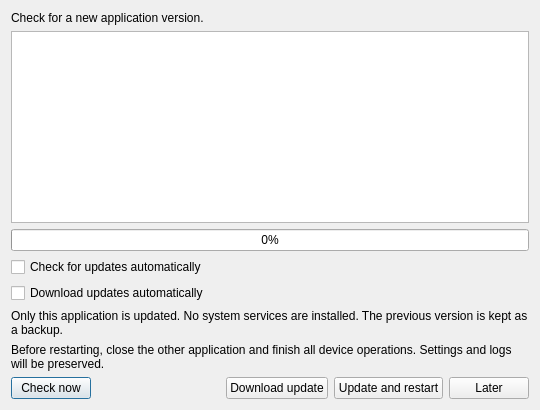
<?xml version="1.0" encoding="UTF-8"?>
<ui version="4.0">
 <class>TSSUpdateDialog</class>
 <widget class="QDialog" name="TSSUpdateDialog">
  <property name="windowTitle"><string>Application updates</string></property>
  <property name="minimumSize"><size><width>540</width><height>360</height></size></property>
  <layout class="QVBoxLayout" name="layout">
   <item><widget class="QLabel" name="status"><property name="text"><string>Check for a new application version.</string></property><property name="wordWrap"><bool>true</bool></property><property name="textFormat"><enum>Qt::PlainText</enum></property></widget></item>
   <item><widget class="QPlainTextEdit" name="notes"><property name="readOnly"><bool>true</bool></property></widget></item>
   <item><widget class="QProgressBar" name="progress"><property name="value"><number>0</number></property></widget></item>
   <item><widget class="QCheckBox" name="automaticCheck"><property name="text"><string>Check for updates automatically</string></property></widget></item>
   <item><widget class="QCheckBox" name="automaticDownload"><property name="text"><string>Download updates automatically</string></property></widget></item>
   <item><widget class="QLabel" name="appImageHint"><property name="visible"><bool>false</bool></property><property name="text"><string>Only this application is updated. No system services are installed. The previous version is kept as a backup.</string></property><property name="wordWrap"><bool>true</bool></property><property name="textFormat"><enum>Qt::PlainText</enum></property></widget></item>
   <item><widget class="QLabel" name="hint"><property name="text"><string>Before restarting, close the other application and finish all device operations. Settings and logs will be preserved.</string></property><property name="wordWrap"><bool>true</bool></property></widget></item>
   <item><layout class="QHBoxLayout" name="buttons">
    <item><widget class="QPushButton" name="check"><property name="text"><string>Check now</string></property></widget></item>
    <item><spacer name="spacer"><property name="orientation"><enum>Qt::Horizontal</enum></property><property name="sizeHint" stdset="0"><size><width>20</width><height>20</height></size></property></spacer></item>
    <item><widget class="QPushButton" name="download"><property name="text"><string>Download update</string></property></widget></item>
    <item><widget class="QPushButton" name="install"><property name="text"><string>Update and restart</string></property></widget></item>
    <item><widget class="QPushButton" name="later"><property name="text"><string>Later</string></property></widget></item>
   </layout></item>
  </layout>
 </widget>
 <resources/>
 <connections/>
</ui>
